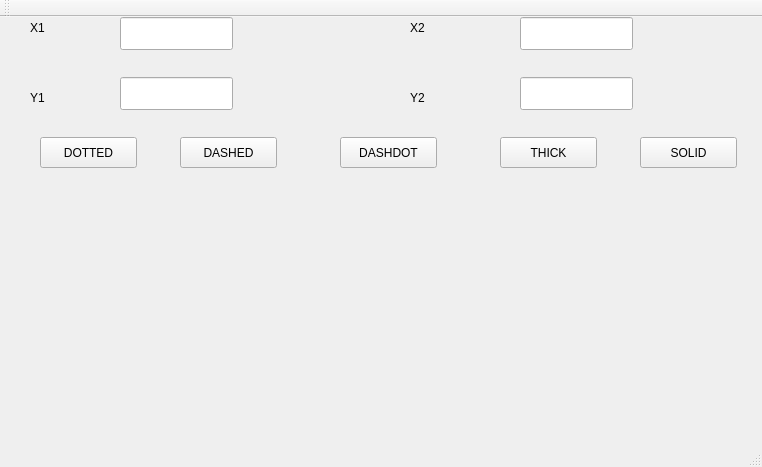
<?xml version="1.0" encoding="UTF-8"?>
<ui version="4.0">
 <class>MainWindow</class>
 <widget class="QMainWindow" name="MainWindow">
  <property name="geometry">
   <rect>
    <x>0</x>
    <y>0</y>
    <width>762</width>
    <height>467</height>
   </rect>
  </property>
  <property name="windowTitle">
   <string>MainWindow</string>
  </property>
  <widget class="QWidget" name="centralWidget">
   <widget class="QLineEdit" name="x1">
    <property name="geometry">
     <rect>
      <x>120</x>
      <y>0</y>
      <width>113</width>
      <height>33</height>
     </rect>
    </property>
   </widget>
   <widget class="QLineEdit" name="y1">
    <property name="geometry">
     <rect>
      <x>120</x>
      <y>60</y>
      <width>113</width>
      <height>33</height>
     </rect>
    </property>
   </widget>
   <widget class="QLineEdit" name="x2">
    <property name="geometry">
     <rect>
      <x>520</x>
      <y>0</y>
      <width>113</width>
      <height>33</height>
     </rect>
    </property>
   </widget>
   <widget class="QLineEdit" name="y2">
    <property name="geometry">
     <rect>
      <x>520</x>
      <y>60</y>
      <width>113</width>
      <height>33</height>
     </rect>
    </property>
   </widget>
   <widget class="QPushButton" name="pushButton">
    <property name="geometry">
     <rect>
      <x>40</x>
      <y>120</y>
      <width>97</width>
      <height>31</height>
     </rect>
    </property>
    <property name="text">
     <string>DOTTED</string>
    </property>
   </widget>
   <widget class="QPushButton" name="pushButton_2">
    <property name="geometry">
     <rect>
      <x>180</x>
      <y>120</y>
      <width>97</width>
      <height>31</height>
     </rect>
    </property>
    <property name="text">
     <string>DASHED</string>
    </property>
   </widget>
   <widget class="QPushButton" name="pushButton_3">
    <property name="geometry">
     <rect>
      <x>340</x>
      <y>120</y>
      <width>97</width>
      <height>31</height>
     </rect>
    </property>
    <property name="text">
     <string>DASHDOT</string>
    </property>
   </widget>
   <widget class="QPushButton" name="pushButton_4">
    <property name="geometry">
     <rect>
      <x>500</x>
      <y>120</y>
      <width>97</width>
      <height>31</height>
     </rect>
    </property>
    <property name="text">
     <string>THICK</string>
    </property>
   </widget>
   <widget class="QPushButton" name="pushButton_5">
    <property name="geometry">
     <rect>
      <x>640</x>
      <y>120</y>
      <width>97</width>
      <height>31</height>
     </rect>
    </property>
    <property name="text">
     <string>SOLID</string>
    </property>
   </widget>
   <widget class="QLabel" name="label">
    <property name="geometry">
     <rect>
      <x>30</x>
      <y>0</y>
      <width>65</width>
      <height>21</height>
     </rect>
    </property>
    <property name="text">
     <string>X1</string>
    </property>
   </widget>
   <widget class="QLabel" name="label_2">
    <property name="geometry">
     <rect>
      <x>30</x>
      <y>70</y>
      <width>65</width>
      <height>21</height>
     </rect>
    </property>
    <property name="text">
     <string>Y1</string>
    </property>
   </widget>
   <widget class="QLabel" name="label_3">
    <property name="geometry">
     <rect>
      <x>410</x>
      <y>0</y>
      <width>65</width>
      <height>21</height>
     </rect>
    </property>
    <property name="text">
     <string>X2</string>
    </property>
   </widget>
   <widget class="QLabel" name="label_4">
    <property name="geometry">
     <rect>
      <x>410</x>
      <y>70</y>
      <width>65</width>
      <height>21</height>
     </rect>
    </property>
    <property name="text">
     <string>Y2</string>
    </property>
   </widget>
   <widget class="QLabel" name="label_5">
    <property name="geometry">
     <rect>
      <x>10</x>
      <y>160</y>
      <width>731</width>
      <height>251</height>
     </rect>
    </property>
    <property name="text">
     <string/>
    </property>
   </widget>
  </widget>
  <widget class="QMenuBar" name="menuBar">
   <property name="geometry">
    <rect>
     <x>0</x>
     <y>0</y>
     <width>762</width>
     <height>27</height>
    </rect>
   </property>
  </widget>
  <widget class="QToolBar" name="mainToolBar">
   <attribute name="toolBarArea">
    <enum>TopToolBarArea</enum>
   </attribute>
   <attribute name="toolBarBreak">
    <bool>false</bool>
   </attribute>
  </widget>
  <widget class="QStatusBar" name="statusBar"/>
 </widget>
 <layoutdefault spacing="6" margin="11"/>
 <resources/>
 <connections/>
</ui>
